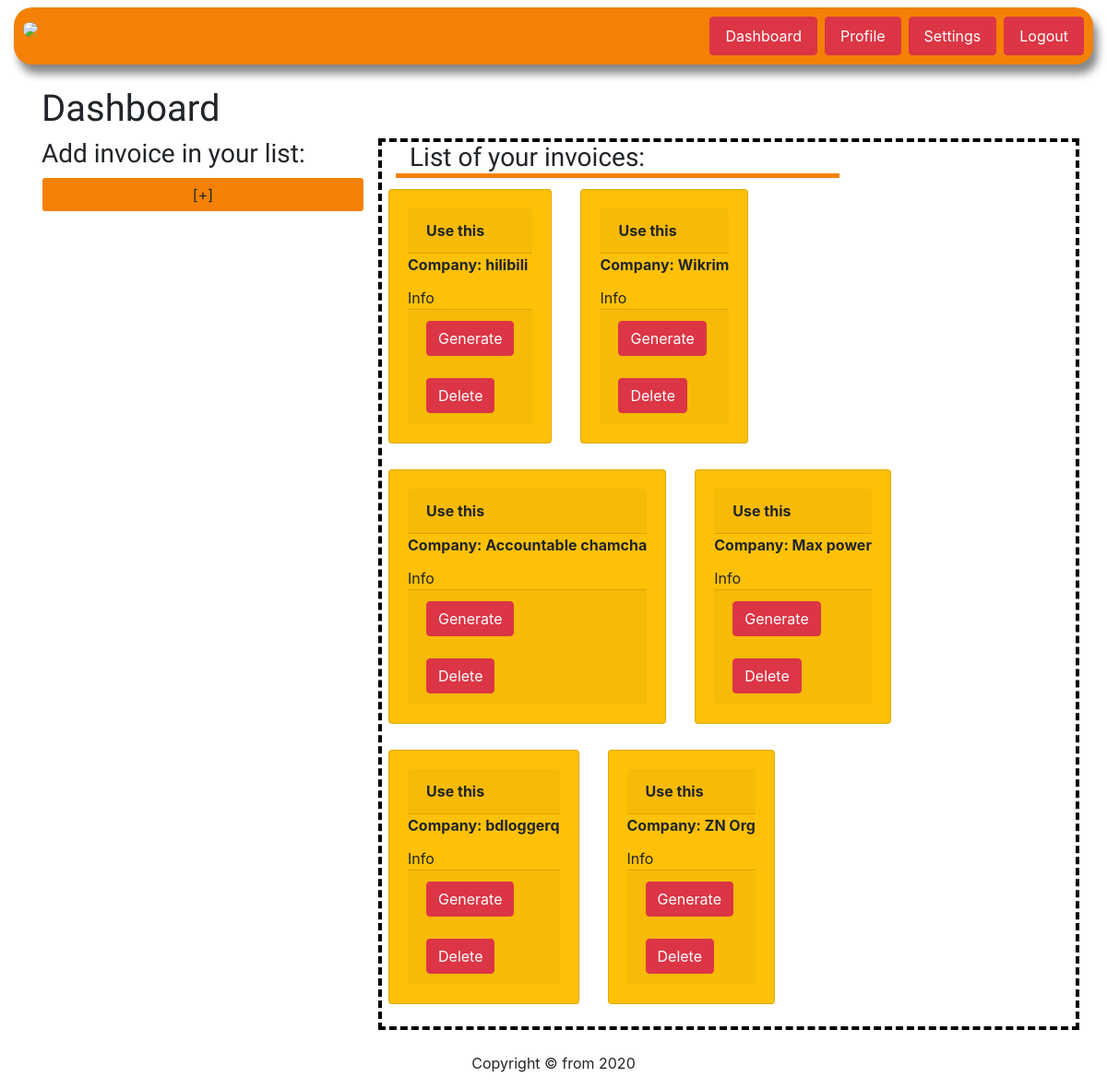
Before: / (signed in) with the older database file.
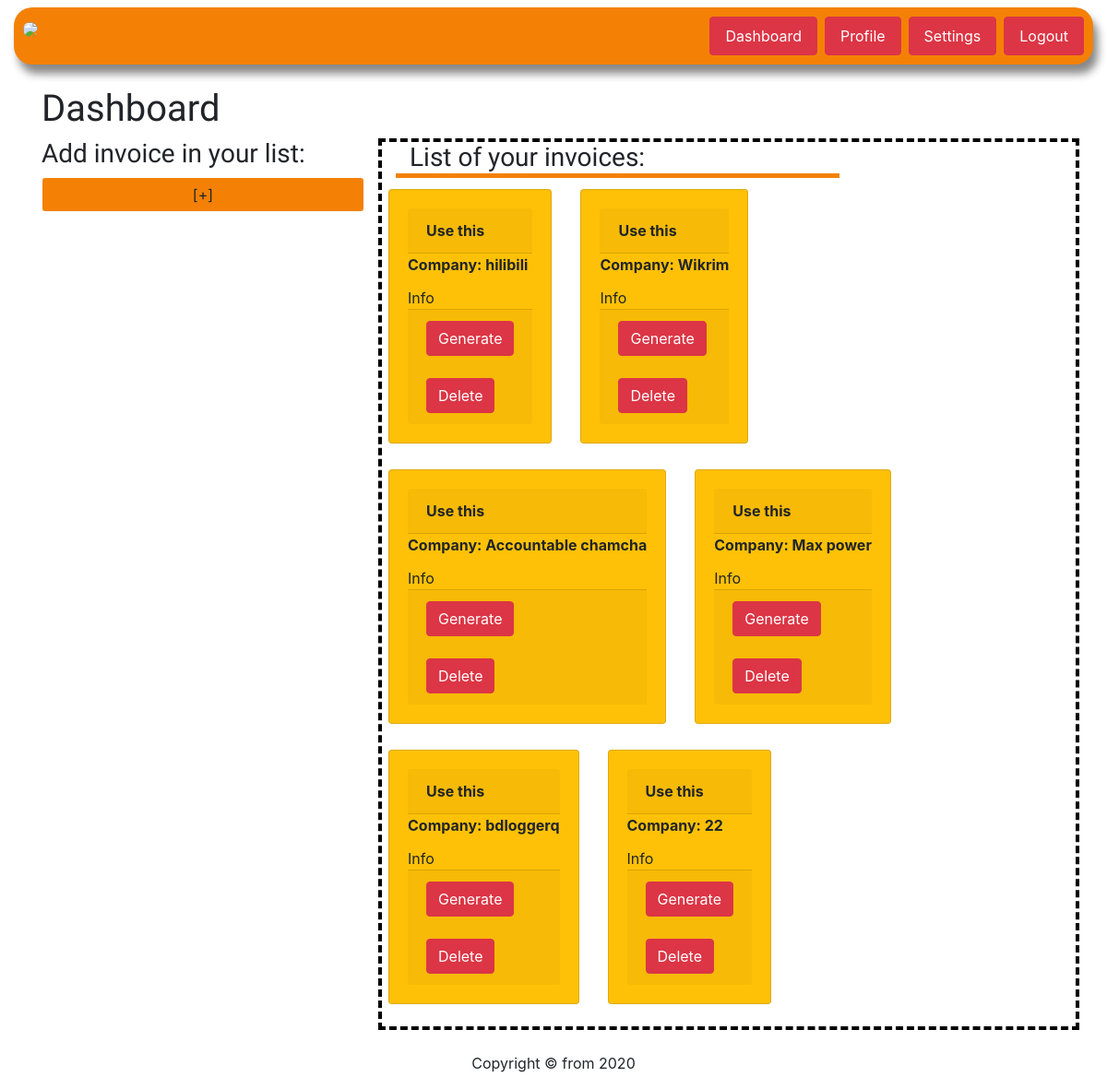
After: the same page with the newer database file.
### invoice_inspector_app/models.py (models this page shows)
class InvoiceInfo(models.Model):
    name = models.TextField(max_length=50,blank=True)
    comp = models.TextField(max_length=50,blank = True)
    logoComp = models.TextField(blank=True)
    emailComp = models.TextField(blank=True)
    addressComp = models.TextField(blank=True)
    phoneNum = models.IntegerField(blank=True)
    user = models.ForeignKey(User, on_delete=models.CASCADE)

### invoice_inspector_app/views.py (the view)
# urls.py: path('', views.index, name='index'),
def index(request):
    listInvoice = []
    db = InvoiceInfo.objects.all()
    for x in db:
        if str(request.user.username) == str(x.user):
            listInvoice.append(x)
    return render(request,'body.html',{"data":listInvoice})

### template/body.html (shortened to what this page needs)
{% extends "layout/index.html" %}
{% block content %}
{% if user.is_authenticated %}
    {% include "authBody.html" %}
{% endif %}
</div>
{% endblock %}

### template/authBody.html (shortened to what this page needs)
<div name = "authBody" class = "container mt-sm-4">
    <h1 style = "font-family: 'Acme', sans-serif">Dashboard</h1>
    <div class = "row">
        <div class = "col-sm-4">
            <h3 style = "font-family: 'Acme',sans-serif;">Add invoice in your list:</h3>
            <button type = "button" class = "btn form-control" style = "background-color: {{user.profile.color}};"  data-toggle="modal" data-target="#myModal">[+]</button>
        </div>
        <div class = "col-sm-8" style = "border:4px dashed black">
            <h3 class = "col-sm-8" style = "font-family: 'Acme', sans-serif;border-bottom:5px solid {{user.profile.color}};">List of your invoices:</h3>
            <div class = "row">
                {% for x in data %}
                        <div col-sm-3>
                            <div name = "wrapper" style = "padding-left:7px;padding-top:4px">
                                <div class="card bg-warning mb-sm-4 mr-sm-4">
                                    <div class="card-body">
                                        <div class="card-header"><b>Use this</b></div>
                                        <div class = "card-title"><b>Company: {{x.comp}}</b></div>
                                        <div title = "Address: {{x.addressComp}}">Info</div>
                                        <div class = "card-footer"><form method = "post" action = "open/{{x.id}}">{% csrf_token %}<input class = "btn btn-danger" type = "submit" value = "Generate"></form><form action = "delvoice/{{x.id}}"><input type = "submit" class = "btn btn-danger mt-sm-4" value = "Delete"></form></div>
                                    </div>
                                </div>
                            </div>
                        </div>
                {% endfor %}
                    </div>
        </div>
    </div>
</div>

Changed rows visible on the page:
removed InvoiceInfo: comp "ZN Org"
added InvoiceInfo: comp "22"
